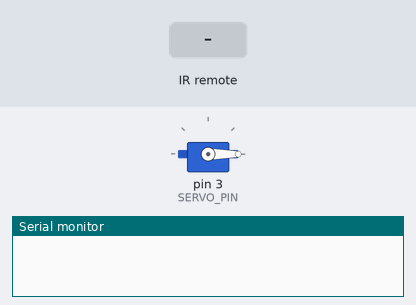
Bench run of a sketch on a simulated Arduino Uno, built with avr-gcc and run on an emulated ATmega328P. Shown: servo, the last lines printed to the serial monitor. Inputs (shaded band) come from the test bench.

Above: at 1.8 s.
1.9 s: infrared code 0x1A received
At 2.4 s:
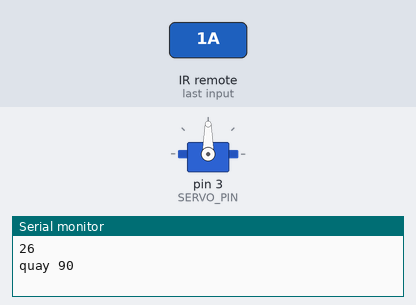
4.5 s: infrared code 0x1B received
At 5.8 s:
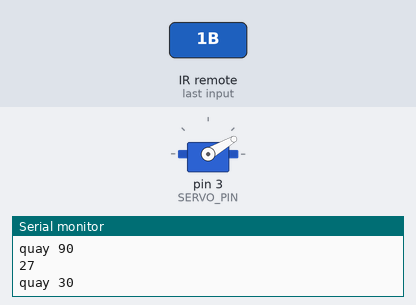
Timing chart, 0 to 7.5 s (numbered marks = the images above; inputs shaded):
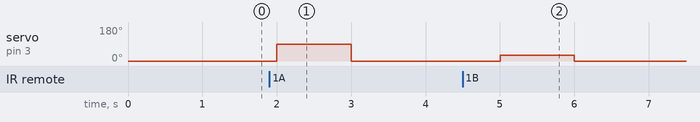

The sketch:

receive.ino
```cpp
#include <IRremote.h>
#include <Servo.h>

#define IR_RECEIVE_PIN 8
const int SERVO_PIN = 3;
IRrecv irrecv(IR_RECEIVE_PIN);
uint32_t NEC_received_command;

Servo servo;

void setup() {
  servo.attach(SERVO_PIN);
  servo.write(0);
  Serial.begin(9600);

  irrecv.enableIRIn();
}

void loop() {
  if (irrecv.decode()) {
    NEC_received_command = irrecv.decodedIRData.command;
    Serial.println(NEC_received_command);
    if (NEC_received_command == 0x1A) {
      Serial.println("quay 90");
      int angle = 90;
      servo.write(angle);
      delay(1000);
      servo.write(0);
      delay(1000);
    } else if (NEC_received_command == 0x1B) {
      Serial.println("quay 30");
      int angle = 30;
      servo.write(angle);
      delay(1000);
      servo.write(0);
      delay(1000);
    }
    irrecv.resume();
  }
  delay(1000);
}
```

Measured:
- after the input at 1.9 s, servo on pin 3 (SERVO_PIN): 0° → 90° after 0.10 s, → 0° 1.0 s later
- after the input at 4.5 s, servo on pin 3 (SERVO_PIN): 0° → 30° after 0.50 s, → 0° 1.0 s later
